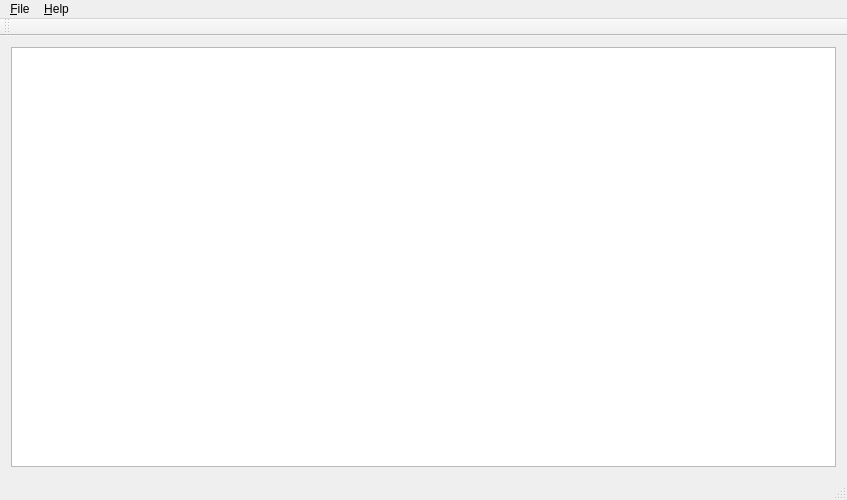
<?xml version="1.0" encoding="UTF-8"?>
<ui version="4.0">
 <class>MainWindow</class>
 <widget class="QMainWindow" name="MainWindow">
  <property name="geometry">
   <rect>
    <x>0</x>
    <y>0</y>
    <width>847</width>
    <height>500</height>
   </rect>
  </property>
  <property name="windowTitle">
   <string>DjVuPoliqarp</string>
  </property>
  <widget class="QWidget" name="centralWidget">
   <layout class="QVBoxLayout" name="verticalLayout">
    <item>
     <widget class="ShapesWidget" name="shapeWidget"/>
    </item>
   </layout>
  </widget>
  <widget class="QMenuBar" name="menuBar">
   <property name="geometry">
    <rect>
     <x>0</x>
     <y>0</y>
     <width>847</width>
     <height>24</height>
    </rect>
   </property>
   <widget class="QMenu" name="menuFile">
    <property name="title">
     <string>&amp;File</string>
    </property>
    <addaction name="actionFileOpen"/>
    <addaction name="actionFileRecent"/>
    <addaction name="actionQuit"/>
   </widget>
   <widget class="QMenu" name="menuHelp">
    <property name="title">
     <string>&amp;Help</string>
    </property>
    <addaction name="actionHelpAbout"/>
   </widget>
   <addaction name="menuFile"/>
   <addaction name="menuHelp"/>
  </widget>
  <widget class="QToolBar" name="mainToolBar">
   <attribute name="toolBarArea">
    <enum>TopToolBarArea</enum>
   </attribute>
   <attribute name="toolBarBreak">
    <bool>false</bool>
   </attribute>
  </widget>
  <widget class="QStatusBar" name="statusBar"/>
  <action name="actionFileOpen">
   <property name="text">
    <string>&amp;Open...</string>
   </property>
   <property name="shortcut">
    <string notr="true">Ctrl+O</string>
   </property>
  </action>
  <action name="actionFileRecent">
   <property name="text">
    <string>Open recent</string>
   </property>
   <property name="toolTip">
    <string>Open recent</string>
   </property>
   <property name="shortcut">
    <string notr="true"/>
   </property>
  </action>
  <action name="actionQuit">
   <property name="text">
    <string>&amp;Quit</string>
   </property>
   <property name="shortcut">
    <string notr="true"/>
   </property>
  </action>
  <action name="actionHelpAbout">
   <property name="text">
    <string>&amp;About...</string>
   </property>
   <property name="shortcut">
    <string notr="true"/>
   </property>
  </action>
 </widget>
 <layoutdefault spacing="6" margin="11"/>
 <customwidgets>
  <customwidget>
   <class>ShapesWidget</class>
   <extends>QTableWidget</extends>
   <header>shapeswidget.h</header>
  </customwidget>
 </customwidgets>
 <resources/>
 <connections>
  <connection>
   <sender>actionQuit</sender>
   <signal>triggered()</signal>
   <receiver>MainWindow</receiver>
   <slot>close()</slot>
   <hints>
    <hint type="sourcelabel">
     <x>-1</x>
     <y>-1</y>
    </hint>
    <hint type="destinationlabel">
     <x>423</x>
     <y>249</y>
    </hint>
   </hints>
  </connection>
 </connections>
</ui>
